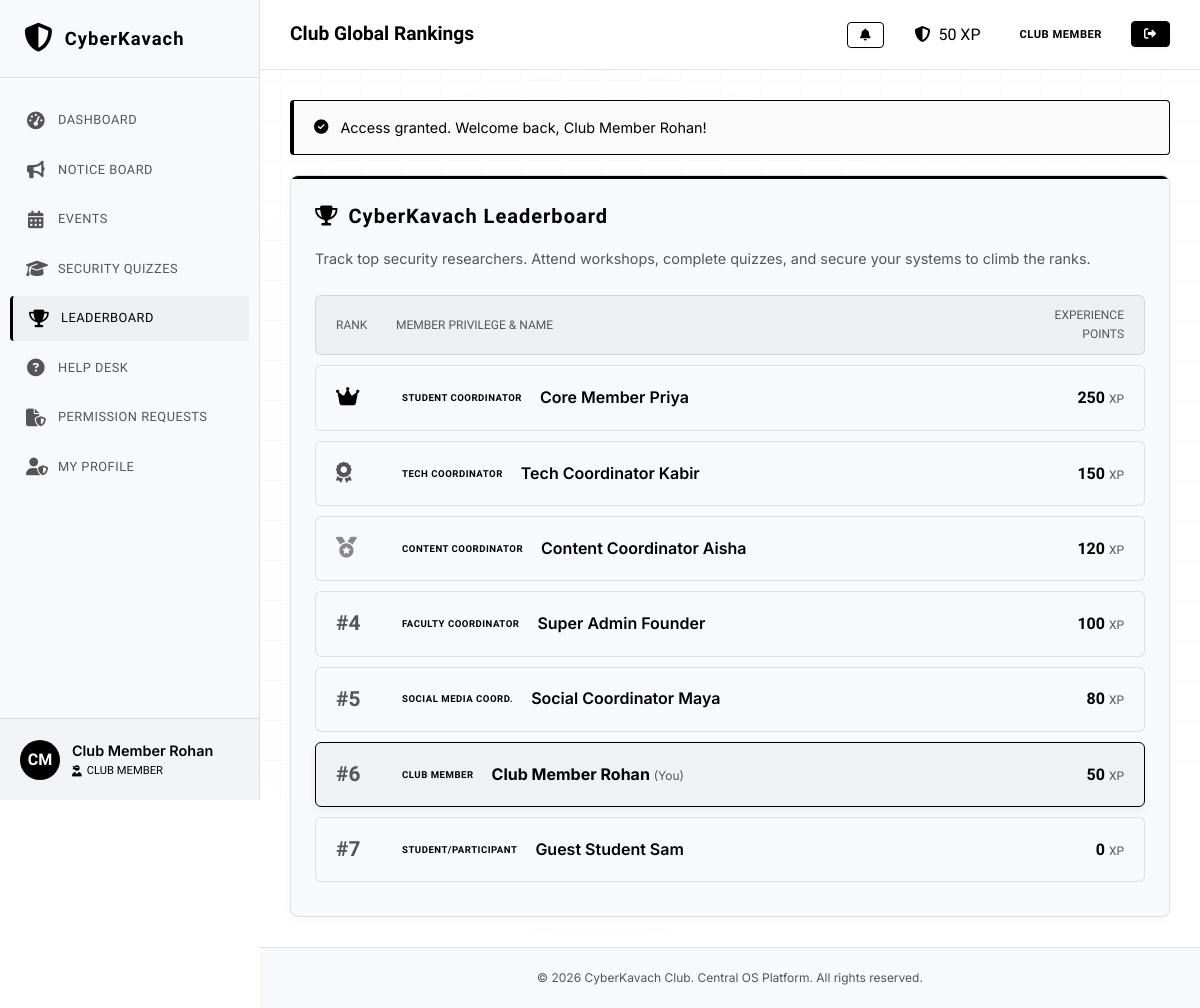
The app's page /leaderboard.php (signed in), older data.
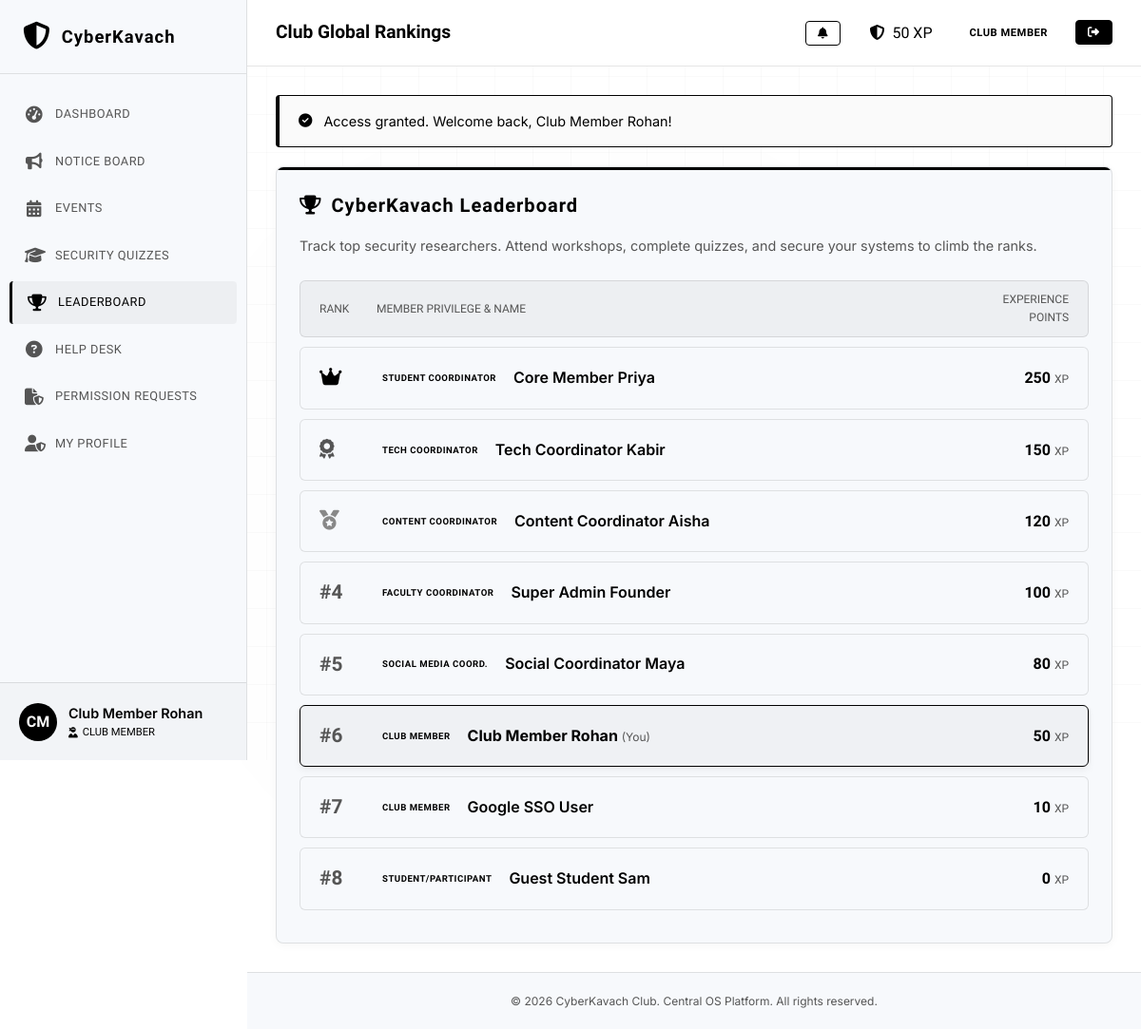
The same page, newer data.
### tables this page shows
CREATE TABLE users (
            id INTEGER PRIMARY KEY AUTOINCREMENT,
            name TEXT NOT NULL,
            email TEXT NOT NULL UNIQUE,
            password TEXT NOT NULL,
            role TEXT NOT NULL DEFAULT 'Member',
            points INTEGER DEFAULT 0,
            status TEXT NOT NULL DEFAULT 'Pending',
            created_at DATETIME DEFAULT CURRENT_TIMESTAMP
        );

### config.php (called while the page is built, shortened)
<?php
function sanitize($data) {
    return htmlspecialchars(trim($data), ENT_QUOTES, 'UTF-8');
}
?>

### leaderboard.php (the view, shortened to what this page needs)
<?php
require_once __DIR__ . '/config.php';
require_once __DIR__ . '/db.php';
$user_id = $_SESSION['user_id'];
try {
    $stmt = $db->query("SELECT id, name, role, points, status FROM users WHERE status = 'Active' ORDER BY points DESC, name ASC");
    $rankings = $stmt->fetchAll();
} catch (PDOException $e) {
    $rankings = [];
    $all_badges = [];
}
include __DIR__ . '/includes/header.php';
?>
<div class="card">
    <h3 class="card-title text-cyan"><i class="fa-solid fa-trophy"></i> CyberKavach Leaderboard</h3>
    <p style="color:var(--text-muted); font-size:0.9rem; margin-bottom: 25px;">Track top security researchers. Attend workshops, complete quizzes, and secure your systems to climb the ranks.</p>
    <?php if (!empty($rankings)): ?>
        <div class="leaderboard-list">
            <div class="leaderboard-row" style="background: rgba(0,0,0,0.04); border-color: var(--border-glow); font-family: var(--font-heading); font-size: 0.75rem; color: var(--text-muted); padding: 10px 20px;">
                <div>RANK</div>
                <div>MEMBER PRIVILEGE & NAME</div>
                <div style="text-align: right;">EXPERIENCE POINTS</div>
            </div>
            <?php $rank = 1; foreach ($rankings as $row): ?>
                <?php $is_self = intval($row['id']) === intval($user_id); ?>
                <div class="leaderboard-row" style="<?php echo $is_self ? 'border-color: var(--color-primary); background: rgba(0, 0, 0, 0.03); box-shadow: 0 4px 8px rgba(0,0,0,0.05); font-weight: bold;' : ''; ?>">
                    <div class="leaderboard-rank leaderboard-rank-<?php echo $rank; ?>">
                        <?php if ($rank === 1): ?>
                            <i class="fa-solid fa-crown"></i>
                        <?php elseif ($rank === 2): ?>
                            <i class="fa-solid fa-award"></i>
                        <?php elseif ($rank === 3): ?>
                            <i class="fa-solid fa-medal"></i>
                        <?php else: ?>
                            #<?php echo $rank; ?>
                        <?php endif; ?>
                    </div>
                    <div style="display:flex; align-items:center; gap:12px; overflow:hidden;">
                        <span class="badge badge-<?php echo strtolower($row['role']); ?>" style="font-size:0.6rem; padding: 2px 5px;">
                            <?php echo sanitize($row['role']); ?>
                        </span>
                        <span class="leaderboard-name" style="<?php echo $is_self ? 'color: var(--color-primary); font-weight:700;' : ''; ?>" title="<?php echo sanitize($row['name']); ?>">
                            <?php echo sanitize($row['name']); ?> <?php echo $is_self ? '<span style="font-size:0.75rem; font-weight:normal; color:var(--text-muted);">(You)</span>' : ''; ?>
                        </span>
                    </div>
                    <div class="leaderboard-points">
                        <?php echo $row['points']; ?> <span style="font-size: 0.75rem; font-weight:normal; color:var(--text-muted);">XP</span>
                    </div>
                </div>
            <?php $rank++; endforeach; ?>
        </div>
    <?php else: ?>
        <p style="color:var(--text-muted); text-align:center; padding: 30px;">No rankings available. Complete assignments to get ranked.</p>
    <?php endif; ?>
</div>
<?php include __DIR__ . '/includes/footer.php'; ?>

Row changes from the older to the newer data that the page shows:
added users: role "CLUB MEMBER", name "Google SSO User", points "10"
